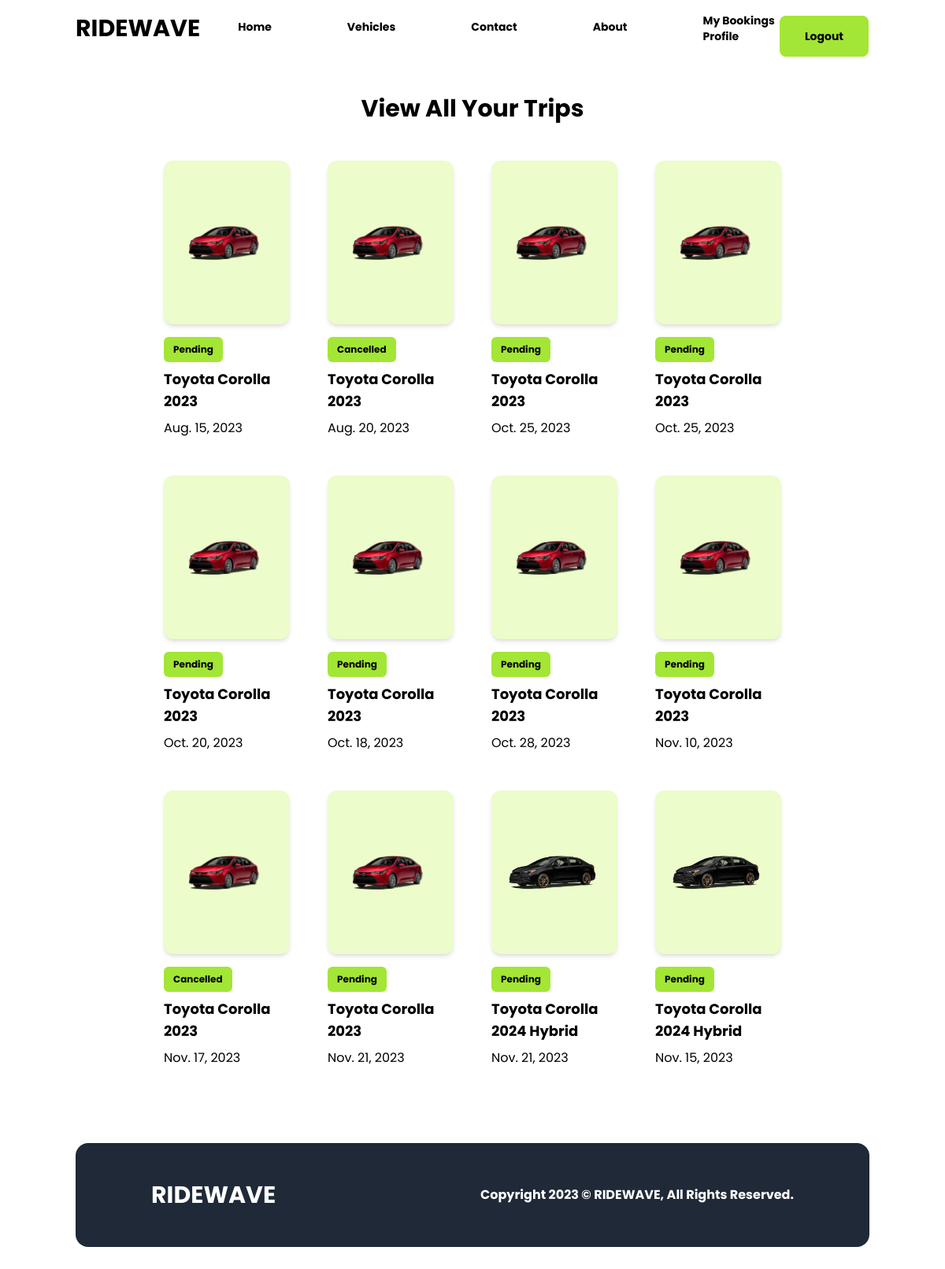
The page /user/trips/ (signed in) on the database its author committed.
### app/models.py (models this page shows, shortened)
class Trip(models.Model):
    TRIP_TYPE = (
        ('One Way', 'One Way'),
        ('Round Trip', 'Round Trip'),
        ('Body Rent', 'Body Rent'),
    )
    STATUS = (
        ('Pending', 'Pending'),
        ('Confirmed', 'Confirmed'),
        ('Completed', 'Completed'),
        ('Cancelled', 'Cancelled'),
    )
    user = models.ForeignKey(User, related_name='trips',  null=True, on_delete=models.SET_NULL)
    driver = models.ForeignKey(Driver, related_name='trips', null=True, blank=True, on_delete=models.SET_NULL)
    vehicle = models.ForeignKey(Vehicle, related_name='trips', null=True, on_delete=models.SET_NULL)
    start_date = models.DateField()
    start_time = models.TimeField()
    end_date = models.DateField(null=True, blank=True)
    end_time = models.TimeField(null=True, blank=True)
    type = models.CharField(max_length=20, choices=TRIP_TYPE, default='One Way')
    pickup = models.CharField(max_length=200)
    destination = models.CharField(max_length=200, null=True, blank=True)
    distance = models.CharField(max_length=20, null=True, blank=True)
    days = models.IntegerField(null=True, blank=True)
    total_cost = models.FloatField(null=True, blank=True)
    is_completed = models.BooleanField(default=False)
    is_approved = models.BooleanField(default=False)
    is_paid = models.BooleanField(default=False)
    status = models.CharField(max_length=20, choices=STATUS, default='Pending')

class Vehicle(models.Model):
    driver = models.ForeignKey(Driver, null=True, on_delete=models.SET_NULL)
    type = models.ForeignKey(VehicleType, related_name='vehicles', null=True, on_delete=models.SET_NULL)
    brand = models.CharField(max_length=50, null=True)
    model = models.CharField(max_length=50)
    seats = models.IntegerField()
    registration = models.CharField(max_length=10)
    color = models.CharField(max_length=10)
    image = models.ImageField(null=True, blank=True, upload_to='images/vehicle/')
    is_available = models.BooleanField(default=True)
    per_km = models.FloatField()
    min_fare = models.FloatField(default=2000)
    per_day = models.FloatField(default=8000)

### app/views.py (the view)
# urls.py: path('user/trips/', trip_list, name='trip_list'),
@login_required(login_url='/login')
def trip_list(request):
    data={
        'trips': Trip.objects.filter(user=request.user)
    }
    return render(request, 'user/trip_list.html', data)

### templates/user/trip_list.html
{% extends 'user/base.html' %} {% block user %}
<section class="mt-4 py-8 px-4 md:px-8 lg:px-24">
    <h2 class="font-bold text-3xl text-center">View All Your Trips</h2>
    {% if trips.count == 0 %}
    <p class="mt-8 text-center text-2xl">No trips.</p>
    {% else %}
    <div
        class="lg:px-24 mt-8 grid grid-cols-1 md:grid-cols-2 lg:grid-cols-4 gap-4"
    >
        {% for trip in trips %}
        <div class="group hover:border-2 border-black p-4 rounded-xl">
            <a href="{% url 'trip_detail' trip.id %}">
                <div
                    class="relative p-4 h-52 w-full aspect-video bg-lime-100 flex flex-col items-center justify-center rounded-xl shadow-md overflow-hidden"
                >
                    <img
                        src="/media/{{trip.vehicle.image}}"
                        class="group-hover:scale-110 transform transition-all duration-500 ease-in-out object-cover rounded-xl"
                        alt="{{trip.vehicle.brand}} {{trip.vehicle.model}}"
                    />
                </div>
                <div class="pt-2">
                    <span
                        class="mt-2 inline-block bg-lime-400 text-xs font-bold px-3 py-2 rounded-md"
                        >{{trip.status}}</span
                    >
                    <h3 class="mt-2 font-bold text-lg">
                        {{trip.vehicle.brand}} {{trip.vehicle.model}}
                    </h3>
                    <h4 class="mt-2">{{trip.start_date}}</h4>
                </div>
            </a>
        </div>
        {% endfor %}
    </div>
    {% endif %}
</section>
{% endblock %}

### rows shown on the page
Trip: vehicle.image (picture), status "Pending", vehicle.brand "Toyota", vehicle.model "Corolla 2023", start_date "Aug. 15, 2023"
Trip: vehicle.image (picture), status "Cancelled", vehicle.brand "Toyota", vehicle.model "Corolla 2023", start_date "Aug. 20, 2023"
Trip: vehicle.image (picture), status "Pending", vehicle.brand "Toyota", vehicle.model "Corolla 2023", start_date "Oct. 25, 2023"
Trip: vehicle.image (picture), status "Pending", vehicle.brand "Toyota", vehicle.model "Corolla 2023", start_date "Oct. 25, 2023"
Trip: vehicle.image (picture), status "Pending", vehicle.brand "Toyota", vehicle.model "Corolla 2023", start_date "Oct. 20, 2023"
Trip: vehicle.image (picture), status "Pending", vehicle.brand "Toyota", vehicle.model "Corolla 2023", start_date "Oct. 18, 2023"
Trip: vehicle.image (picture), status "Pending", vehicle.brand "Toyota", vehicle.model "Corolla 2023", start_date "Oct. 28, 2023"
Trip: vehicle.image (picture), status "Pending", vehicle.brand "Toyota", vehicle.model "Corolla 2023", start_date "Nov. 10, 2023"
Trip: vehicle.image (picture), status "Cancelled", vehicle.brand "Toyota", vehicle.model "Corolla 2023", start_date "Nov. 17, 2023"
Trip: vehicle.image (picture), status "Pending", vehicle.brand "Toyota", vehicle.model "Corolla 2023", start_date "Nov. 21, 2023"
Trip: vehicle.image (picture), status "Pending", vehicle.brand "Toyota", vehicle.model "Corolla 2024 Hybrid", start_date "Nov. 21, 2023"
Trip: vehicle.image (picture), status "Pending", vehicle.brand "Toyota", vehicle.model "Corolla 2024 Hybrid", start_date "Nov. 15, 2023"
